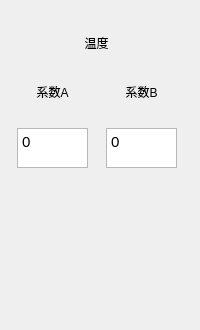
         <widget class="QWidget" name="layoutWidget_5">
          <property name="geometry">
           <rect>
            <x>732</x>
            <y>150</y>
            <width>200</width>
            <height>330</height>
           </rect>
          </property>
          <layout class="QGridLayout" name="gridLayout_11">
           <item row="2" column="0">
            <widget class="QTextBrowser" name="textBrowser_2_x_a_46">
             <property name="minimumSize">
              <size>
               <width>71</width>
               <height>40</height>
              </size>
             </property>
             <property name="maximumSize">
              <size>
               <width>71</width>
               <height>40</height>
              </size>
             </property>
             <property name="font">
              <font>
               <pointsize>11</pointsize>
              </font>
             </property>
             <property name="html">
              <string>&lt;!DOCTYPE HTML PUBLIC &quot;-//W3C//DTD HTML 4.0//EN&quot; &quot;http://www.w3.org/TR/REC-html40/strict.dtd&quot;&gt;
&lt;html&gt;&lt;head&gt;&lt;meta name=&quot;qrichtext&quot; content=&quot;1&quot; /&gt;&lt;style type=&quot;text/css&quot;&gt;
p, li { white-space: pre-wrap; }
&lt;/style&gt;&lt;/head&gt;&lt;body style=&quot; font-family:'SimSun'; font-size:11pt; font-weight:400; font-style:normal;&quot;&gt;
&lt;p style=&quot; margin-top:0px; margin-bottom:0px; margin-left:0px; margin-right:0px; -qt-block-indent:0; text-indent:0px;&quot;&gt;0&lt;/p&gt;&lt;/body&gt;&lt;/html&gt;</string>
             </property>
            </widget>
           </item>
           <item row="0" column="0" colspan="2">
            <widget class="QLabel" name="label_57">
             <property name="minimumSize">
              <size>
               <width>159</width>
               <height>23</height>
              </size>
             </property>
             <property name="maximumSize">
              <size>
               <width>148</width>
               <height>25</height>
              </size>
             </property>
             <property name="text">
              <string>温度</string>
             </property>
             <property name="alignment">
              <set>Qt::AlignCenter</set>
             </property>
            </widget>
           </item>
           <item row="1" column="0">
            <widget class="QLabel" name="label_58">
             <property name="minimumSize">
              <size>
               <width>71</width>
               <height>23</height>
              </size>
             </property>
             <property name="maximumSize">
              <size>
               <width>51</width>
               <height>23</height>
              </size>
             </property>
             <property name="text">
              <string>系数A</string>
             </property>
             <property name="alignment">
              <set>Qt::AlignCenter</set>
             </property>
             <property name="wordWrap">
              <bool>false</bool>
             </property>
            </widget>
           </item>
           <item row="2" column="1">
            <widget class="QTextBrowser" name="textBrowser_2_x_a_47">
             <property name="minimumSize">
              <size>
               <width>71</width>
               <height>40</height>
              </size>
             </property>
             <property name="maximumSize">
              <size>
               <width>71</width>
               <height>40</height>
              </size>
             </property>
             <property name="font">
              <font>
               <pointsize>11</pointsize>
              </font>
             </property>
             <property name="html">
              <string>&lt;!DOCTYPE HTML PUBLIC &quot;-//W3C//DTD HTML 4.0//EN&quot; &quot;http://www.w3.org/TR/REC-html40/strict.dtd&quot;&gt;
&lt;html&gt;&lt;head&gt;&lt;meta name=&quot;qrichtext&quot; content=&quot;1&quot; /&gt;&lt;style type=&quot;text/css&quot;&gt;
p, li { white-space: pre-wrap; }
&lt;/style&gt;&lt;/head&gt;&lt;body style=&quot; font-family:'SimSun'; font-size:11pt; font-weight:400; font-style:normal;&quot;&gt;
&lt;p style=&quot; margin-top:0px; margin-bottom:0px; margin-left:0px; margin-right:0px; -qt-block-indent:0; text-indent:0px;&quot;&gt;0&lt;/p&gt;&lt;/body&gt;&lt;/html&gt;</string>
             </property>
            </widget>
           </item>
           <item row="1" column="1">
            <widget class="QLabel" name="label_59">
             <property name="minimumSize">
              <size>
               <width>71</width>
               <height>23</height>
              </size>
             </property>
             <property name="maximumSize">
              <size>
               <width>51</width>
               <height>23</height>
              </size>
             </property>
             <property name="text">
              <string>系数B</string>
             </property>
             <property name="alignment">
              <set>Qt::AlignCenter</set>
             </property>
            </widget>
           </item>
           <item row="3" column="0">
            <widget class="QLabel" name="label">
             <property name="minimumSize">
              <size>
               <width>77</width>
               <height>40</height>
              </size>
             </property>
             <property name="maximumSize">
              <size>
               <width>77</width>
               <height>40</height>
              </size>
             </property>
             <property name="text">
              <string/>
             </property>
            </widget>
           </item>
           <item row="4" column="0">
            <widget class="QLabel" name="label_2">
             <property name="minimumSize">
              <size>
               <width>77</width>
               <height>40</height>
              </size>
             </property>
             <property name="maximumSize">
              <size>
               <width>77</width>
               <height>40</height>
              </size>
             </property>
             <property name="text">
              <string/>
             </property>
            </widget>
           </item>
           <item row="4" column="1">
            <widget class="QLabel" name="label_3">
             <property name="minimumSize">
              <size>
               <width>77</width>
               <height>40</height>
              </size>
             </property>
             <property name="maximumSize">
              <size>
               <width>77</width>
               <height>40</height>
              </size>
             </property>
             <property name="text">
              <string/>
             </property>
            </widget>
           </item>
           <item row="3" column="1">
            <widget class="QLabel" name="label_4">
             <property name="minimumSize">
              <size>
               <width>77</width>
               <height>40</height>
              </size>
             </property>
             <property name="maximumSize">
              <size>
               <width>77</width>
               <height>40</height>
              </size>
             </property>
             <property name="text">
              <string/>
             </property>
            </widget>
           </item>
          </layout>
         </widget>
